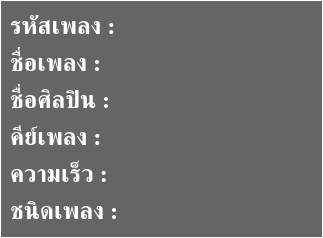
<?xml version="1.0" encoding="UTF-8"?>
<ui version="4.0">
 <class>SongDetail</class>
 <widget class="QWidget" name="SongDetail">
  <property name="geometry">
   <rect>
    <x>0</x>
    <y>0</y>
    <width>323</width>
    <height>238</height>
   </rect>
  </property>
  <property name="windowTitle">
   <string>Form</string>
  </property>
  <property name="locale">
   <locale language="English" country="UnitedStates"/>
  </property>
  <layout class="QVBoxLayout" name="verticalLayout">
   <property name="spacing">
    <number>0</number>
   </property>
   <property name="leftMargin">
    <number>0</number>
   </property>
   <property name="topMargin">
    <number>0</number>
   </property>
   <property name="rightMargin">
    <number>0</number>
   </property>
   <property name="bottomMargin">
    <number>0</number>
   </property>
   <item>
    <widget class="QFrame" name="frame">
     <property name="styleSheet">
      <string notr="true">#frame {
background-color: rgb(62, 62, 62, 200);
border:1px solid rgb(255, 255, 255);
}

QLabel {
color: rgb(255, 255, 255);
}</string>
     </property>
     <property name="locale">
      <locale language="English" country="UnitedStates"/>
     </property>
     <property name="frameShape">
      <enum>QFrame::StyledPanel</enum>
     </property>
     <property name="frameShadow">
      <enum>QFrame::Raised</enum>
     </property>
     <layout class="QFormLayout" name="formLayout">
      <property name="verticalSpacing">
       <number>4</number>
      </property>
      <item row="0" column="0">
       <widget class="QLabel" name="label">
        <property name="font">
         <font>
          <family>Angsana New</family>
          <pointsize>18</pointsize>
          <weight>75</weight>
          <bold>true</bold>
         </font>
        </property>
        <property name="text">
         <string>รหัสเพลง :</string>
        </property>
       </widget>
      </item>
      <item row="0" column="1">
       <widget class="QLabel" name="lbId">
        <property name="font">
         <font>
          <family>Angsana New</family>
          <pointsize>18</pointsize>
          <weight>75</weight>
          <bold>true</bold>
         </font>
        </property>
        <property name="text">
         <string/>
        </property>
       </widget>
      </item>
      <item row="1" column="0">
       <widget class="QLabel" name="label_2">
        <property name="font">
         <font>
          <family>Angsana New</family>
          <pointsize>18</pointsize>
          <weight>75</weight>
          <bold>true</bold>
         </font>
        </property>
        <property name="text">
         <string>ชื่อเพลง :</string>
        </property>
       </widget>
      </item>
      <item row="1" column="1">
       <widget class="QLabel" name="lbName">
        <property name="font">
         <font>
          <family>Angsana New</family>
          <pointsize>18</pointsize>
          <weight>75</weight>
          <bold>true</bold>
         </font>
        </property>
        <property name="text">
         <string/>
        </property>
       </widget>
      </item>
      <item row="2" column="0">
       <widget class="QLabel" name="label_3">
        <property name="font">
         <font>
          <family>Angsana New</family>
          <pointsize>18</pointsize>
          <weight>75</weight>
          <bold>true</bold>
         </font>
        </property>
        <property name="text">
         <string>ชื่อศิลปิน :</string>
        </property>
       </widget>
      </item>
      <item row="2" column="1">
       <widget class="QLabel" name="lbArtist">
        <property name="font">
         <font>
          <family>Angsana New</family>
          <pointsize>18</pointsize>
          <weight>75</weight>
          <bold>true</bold>
         </font>
        </property>
        <property name="text">
         <string/>
        </property>
       </widget>
      </item>
      <item row="4" column="0">
       <widget class="QLabel" name="label_4">
        <property name="font">
         <font>
          <family>Angsana New</family>
          <pointsize>18</pointsize>
          <weight>75</weight>
          <bold>true</bold>
         </font>
        </property>
        <property name="text">
         <string>ความเร็ว :</string>
        </property>
       </widget>
      </item>
      <item row="4" column="1">
       <widget class="QLabel" name="lbBpm">
        <property name="font">
         <font>
          <family>Angsana New</family>
          <pointsize>18</pointsize>
          <weight>75</weight>
          <bold>true</bold>
         </font>
        </property>
        <property name="text">
         <string/>
        </property>
       </widget>
      </item>
      <item row="5" column="0">
       <widget class="QLabel" name="label_5">
        <property name="font">
         <font>
          <family>Angsana New</family>
          <pointsize>18</pointsize>
          <weight>75</weight>
          <bold>true</bold>
         </font>
        </property>
        <property name="text">
         <string>ชนิดเพลง :</string>
        </property>
       </widget>
      </item>
      <item row="5" column="1">
       <widget class="QLabel" name="lbType">
        <property name="font">
         <font>
          <family>Angsana New</family>
          <pointsize>18</pointsize>
          <weight>75</weight>
          <bold>true</bold>
         </font>
        </property>
        <property name="text">
         <string/>
        </property>
       </widget>
      </item>
      <item row="3" column="0">
       <widget class="QLabel" name="label_6">
        <property name="font">
         <font>
          <family>Angsana New</family>
          <pointsize>18</pointsize>
          <weight>75</weight>
          <bold>true</bold>
         </font>
        </property>
        <property name="text">
         <string>คีย์เพลง :</string>
        </property>
       </widget>
      </item>
      <item row="3" column="1">
       <widget class="QLabel" name="lbKey">
        <property name="font">
         <font>
          <family>Angsana New</family>
          <pointsize>18</pointsize>
          <weight>75</weight>
          <bold>true</bold>
         </font>
        </property>
        <property name="text">
         <string/>
        </property>
       </widget>
      </item>
     </layout>
    </widget>
   </item>
  </layout>
 </widget>
 <resources/>
 <connections/>
</ui>
